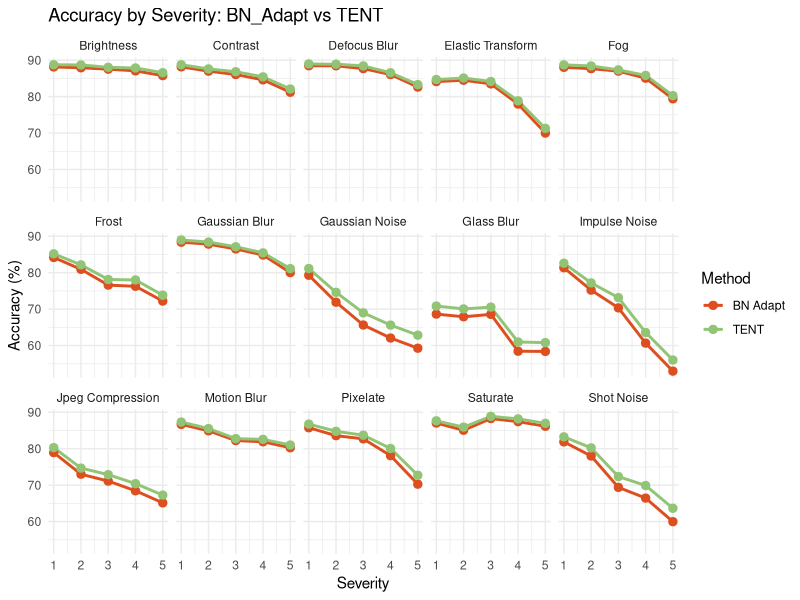
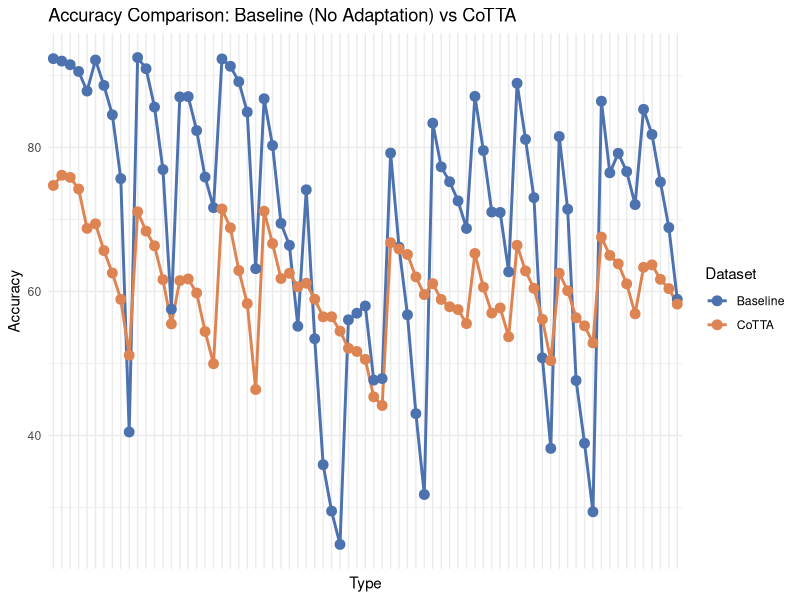
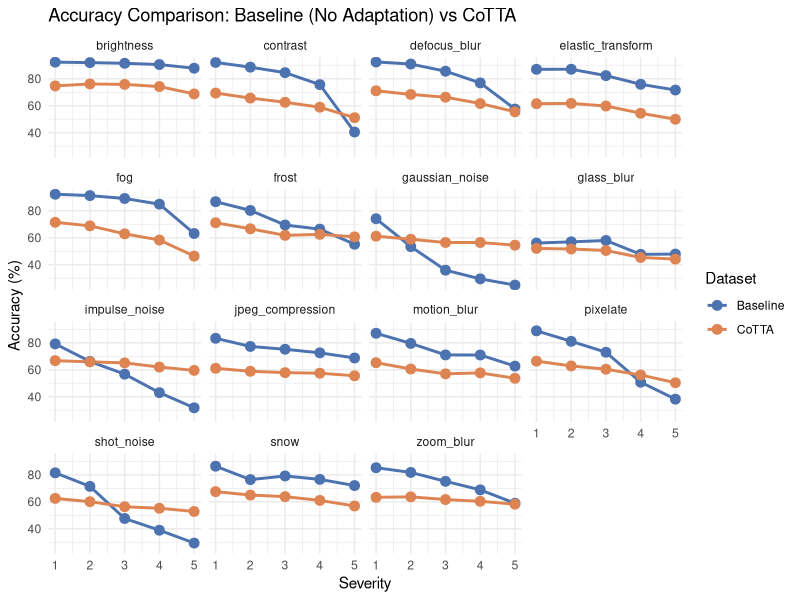
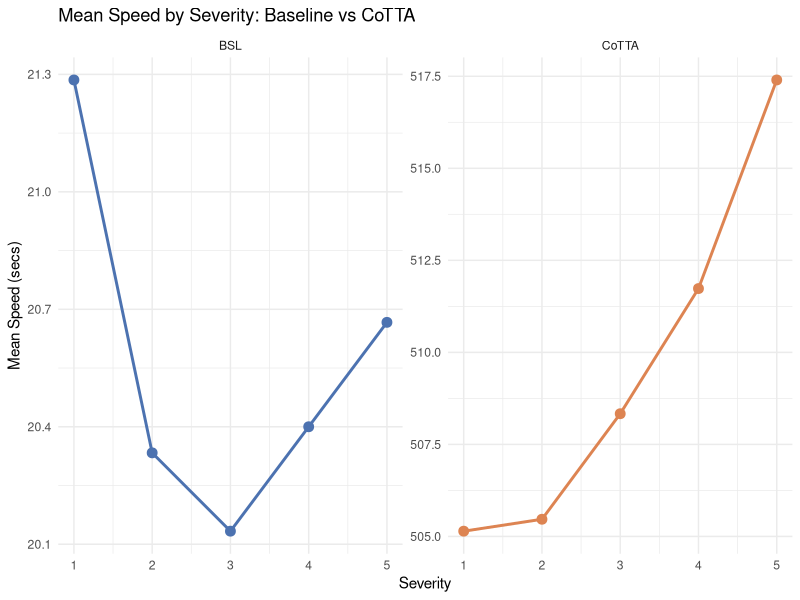
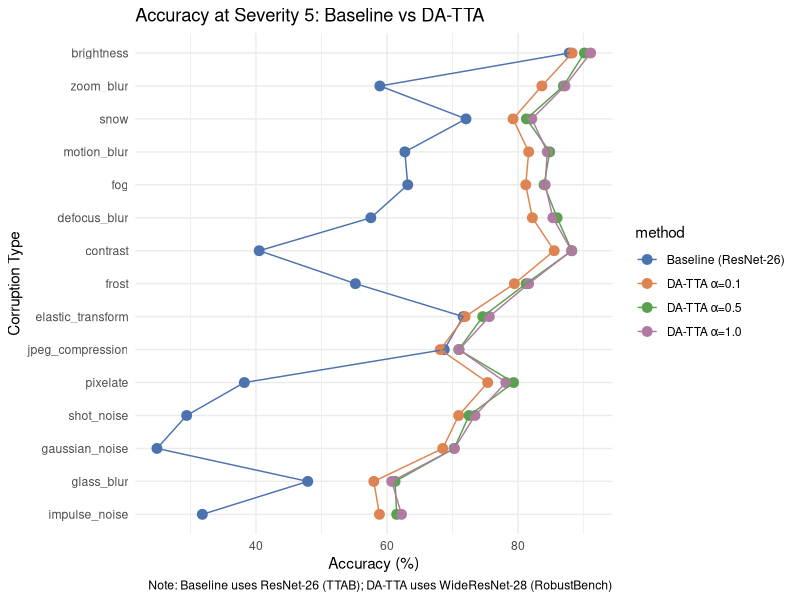
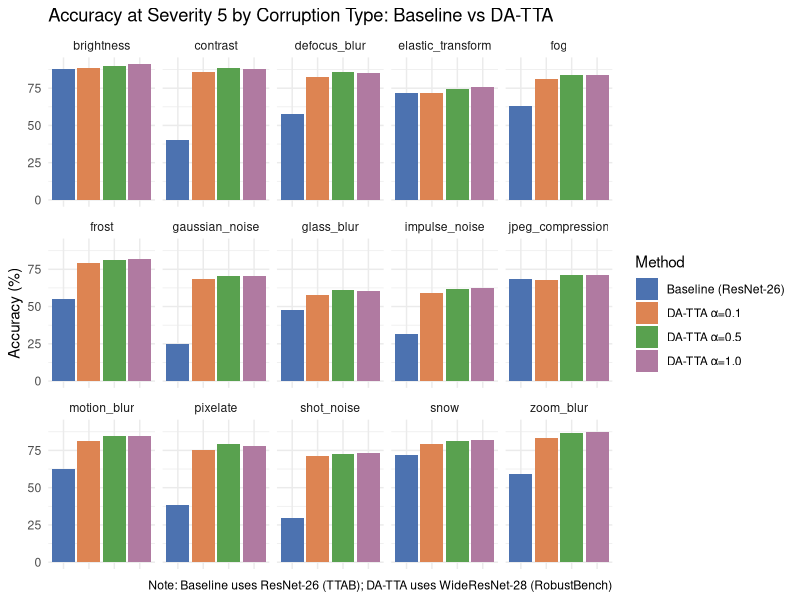
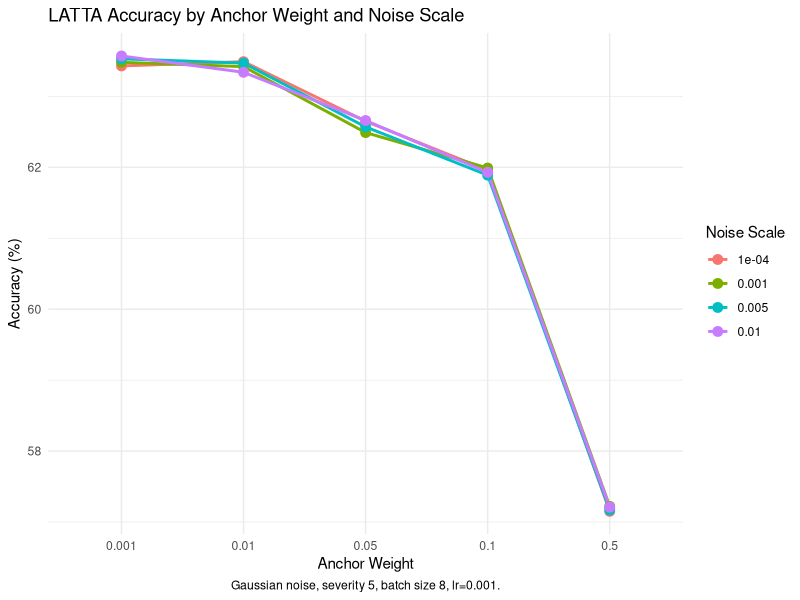
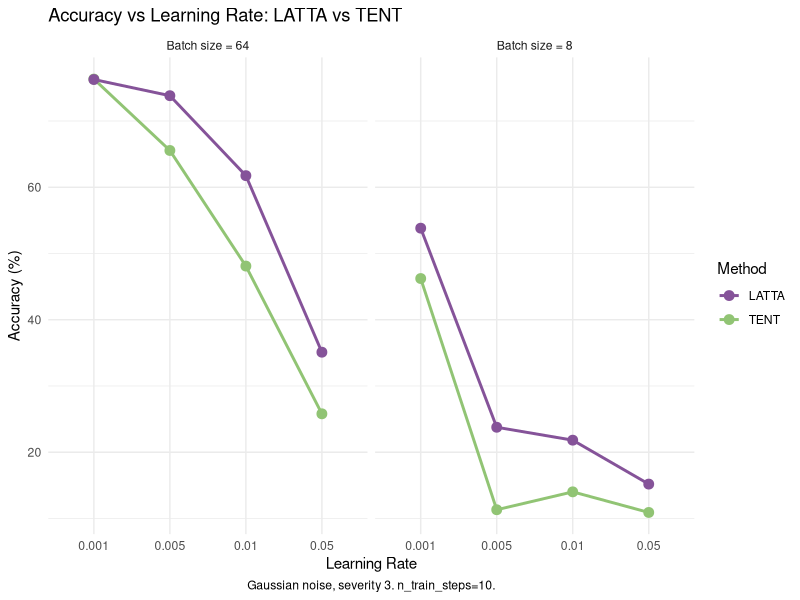

The R script that drew these images, in order:
## ---- chunk 1
library(readxl)
library(ggplot2)
library(dplyr)
library(tidyr)
library(readr)
## ---- chunk 2
bn <- read_csv("bn_adapt.csv") %>% rename(acc = accuracy_top1)
tent <- read_csv("tent.csv") %>% rename(acc = accuracy_top1)

combined_bn_tent <- bind_rows(bn, tent) %>%
  mutate(method = ifelse(adaptation_method == "bn_adapt", "BN Adapt", "TENT"))
## ---- chunk 3
ggplot(combined_bn_tent, aes(x = severity, y = acc, colour = method, group = method)) +
  geom_line(linewidth = 1) +
  geom_point(size = 2.5) +
  facet_wrap(~ corruption_type, ncol = 5) +
  scale_colour_manual(values = c("BN Adapt" = "#de4f1f", "TENT" = "#91c474")) +
  labs(title = "Accuracy by Severity: BN_Adapt vs TENT",
       x = "Severity", y = "Accuracy (%)", colour = "Method") +
  theme_minimal() +
  theme(plot.caption = element_text(hjust = 0.5))
## ---- chunk 4

bsl <- read_excel("TTAB_BASELINE.xlsx")
cotta <- read_excel("TTAB_COTTA.xlsx")

bsl.1 <- bsl
bsl.1$type <- paste(bsl.1$corruption_type,bsl.1$severity)
bsl.1 <- bsl.1 %>% 
  select(type, accuracy_top1) %>% 
  rename(acc = accuracy_top1) %>%
  mutate(dataset = "bsl") 

head(bsl.1)

cotta.1 <- cotta
cotta.1$type <- paste(cotta.1$corruption_type,cotta.1$severity)
cotta.1 <- cotta.1 %>%
  select(type, accuracy_top1) %>% 
  rename(acc = accuracy_top1) %>%
  mutate(dataset = "cotta") 
head(cotta.1)

df1 <- bind_rows(bsl.1, cotta.1)
df1.1 <- bind_rows(bsl.1, cotta.1)%>%
  separate(type, into = c("corruption", "severity"), sep = " ", convert = TRUE)

## ---- chunk 5
ggplot(df1, aes(x = type, y = acc, colour = dataset, group = dataset)) +
  geom_line(linewidth = 1) +
  geom_point(size = 3) +
  scale_colour_manual(
    values = c("bsl" = "#4C72B0", "cotta" = "#DD8452"),
    labels = c("bsl" = "Baseline", "cotta" = "CoTTA")
  ) +
  labs(
    title = "Accuracy Comparison: Baseline (No Adaptation) vs CoTTA",
    x = "Type",
    y = "Accuracy",
    colour = "Dataset"
  ) +
  theme_minimal() +
  theme(axis.text.x = element_blank())
  # theme(axis.text.x = element_text(angle = 45, hjust = 1))

ggplot(df1.1, aes(x = severity, y = acc, colour = dataset, group = dataset)) +
  geom_line(linewidth = 1) +
  geom_point(size = 3) +
  scale_colour_manual(
    values = c("bsl" = "#4C72B0", "cotta" = "#DD8452"),
    labels = c("bsl" = "Baseline", "cotta" = "CoTTA")
  ) +
  facet_wrap(~ corruption) +
  labs(title = "Accuracy Comparison: Baseline (No Adaptation) vs CoTTA",
       x = "Severity", y = "Accuracy (%)", colour = "Dataset") +
  theme_minimal()
## ---- chunk 6
# Combine datasets 
bsl.2 <- bsl %>% 
  rename(acc = accuracy_top1) %>%
  arrange(timestamp) %>%
  mutate(speed = as.numeric(difftime(timestamp, lag(timestamp), units = "secs")),
         dataset = "BSL") %>%
  select(acc, speed, dataset, severity)

cotta.2 <- cotta %>%
  rename(acc = accuracy_top1) %>%
  arrange(timestamp) %>%
  mutate(speed = as.numeric(difftime(timestamp, lag(timestamp), units = "secs")),
         dataset = "CoTTA") %>%
  select(acc, speed, dataset, severity)

df1.2 <- bind_rows(bsl.2, cotta.2)

df_severity <- df1.2 %>%
  filter(!is.na(speed)) %>%
  group_by(dataset, severity) %>%
  summarise(mean_acc = mean(acc), mean_speed = mean(speed), .groups = "drop")

ggplot(df_severity, aes(x = severity, y = mean_speed, colour = dataset, group = dataset)) +
  geom_line(linewidth = 1) +
  geom_point(size = 3) +
  facet_wrap(~ dataset, scales = "free_y") +          # <-- added
  scale_colour_manual(values = c("BSL" = "#4C72B0", "CoTTA" = "#DD8452"),
                      labels = c("BSL" = "Baseline", "CoTTA" = "CoTTA")) +
  labs(title = "Mean Speed by Severity: Baseline vs CoTTA",
       x = "Severity", y = "Mean Speed (secs)",
       colour = "Dataset") +
  theme_minimal() +
  theme(legend.position = "none")                     # <-- legend is redundant with facet labels

## ---- chunk 7
# Filter TTAB baseline to severity 5 only
bsl2 <- bsl %>%
  filter(severity == 5) %>%
  rename(acc = accuracy_top1) %>%
  mutate(method = "Baseline (ResNet-26)")

# Load and combine DA-TTA results
datta_01 <- read_excel("DATTA_results_01.xlsx") %>%
  filter(!is.na(accuracy_top1)) %>%
  rename(acc = accuracy_top1) %>%
  mutate(method = "DA-TTA α=0.1")

datta_05 <- read_excel("DATTA_results_05.xlsx") %>%
  rename(acc = accuracy_top1) %>%
  mutate(method = "DA-TTA α=0.5")

datta_10 <- read_excel("DATTA_results_10.xlsx") %>%
  rename(acc = accuracy_top1) %>%
  mutate(method = "DA-TTA α=1.0")

df2 <- bind_rows(bsl2, datta_01, datta_05, datta_10) %>%
  select(corruption_type, acc, method)
## ---- chunk 8
ggplot(df2, aes(x = reorder(corruption_type, acc), y = acc, colour = method, group = method)) +
  geom_point(size = 3) +
  geom_line() +
  coord_flip() +
  scale_colour_manual(values = c(
    "Baseline (ResNet-26)" = "#4C72B0",
    "DA-TTA α=0.1"        = "#DD8452",
    "DA-TTA α=0.5"        = "#59A14F",
    "DA-TTA α=1.0"        = "#B07AA1"
  )) +
  labs(title = "Accuracy at Severity 5: Baseline vs DA-TTA",
       x = "Corruption Type", y = "Accuracy (%)",
       caption = "Note: Baseline uses ResNet-26 (TTAB); DA-TTA uses WideResNet-28 (RobustBench)") +
  theme_minimal()

ggplot(df2, aes(x = method, y = acc, fill = method)) +
  geom_bar(stat = "identity") +
  facet_wrap(~ corruption_type, ncol = 5) +
  scale_fill_manual(values = c(
    "Baseline (ResNet-26)" = "#4C72B0",
    "DA-TTA α=0.1"        = "#DD8452",
    "DA-TTA α=0.5"        = "#59A14F",
    "DA-TTA α=1.0"        = "#B07AA1"
  )) +
  labs(title = "Accuracy at Severity 5 by Corruption Type: Baseline vs DA-TTA",
       x = NULL, y = "Accuracy (%)", fill = "Method",
       caption = "Note: Baseline uses ResNet-26 (TTAB); DA-TTA uses WideResNet-28 (RobustBench)") +
  theme_minimal() +
  theme(axis.text.x = element_blank(),
        axis.ticks.x = element_blank())
## ---- chunk 9
latta_lr <- read_csv("latta_lr.csv") %>%
  rename(acc = accuracy_top1) %>%
  mutate(
    batch_label = paste0("Batch size = ", batch_size),
    method = adaptation_method
  )

latta_params <- read_csv("latta_param_effects.csv") %>%
  rename(acc = accuracy_top1) %>%
  mutate(noise_scale = factor(latta_noise_scale),
         anchor_weight = factor(latta_anchor_weight))
## ---- chunk 10
ggplot(latta_params, aes(x = anchor_weight, y = acc, colour = noise_scale, group = noise_scale)) +
  geom_line(linewidth = 1) +
  geom_point(size = 3) +
  labs(title = "LATTA Accuracy by Anchor Weight and Noise Scale",
       x = "Anchor Weight", y = "Accuracy (%)", colour = "Noise Scale",
       caption = "Gaussian noise, severity 5, batch size 8, lr=0.001.") +
  theme_minimal() +
  theme(plot.caption = element_text(hjust = 0.5))
## ---- chunk 11
ggplot(latta_lr, aes(x = factor(lr), y = acc, colour = method, group = method)) +
  geom_line(linewidth = 1) +
  geom_point(size = 3) +
  facet_wrap(~ batch_label) +
  scale_colour_manual(values = c("latta" = "#855399", "tent" = "#91c474"),
                      labels = c("latta" = "LATTA", "tent" = "TENT")) +
  labs(
    title = "Accuracy vs Learning Rate: LATTA vs TENT",
    x = "Learning Rate", y = "Accuracy (%)", colour = "Method",
    caption = "Gaussian noise, severity 3. n_train_steps=10."
  ) +
  theme_minimal() +
  theme(plot.caption = element_text(hjust = 0.5))
## ---- chunk 12
eata_lr <- read_csv("eata_lr.csv") %>%
  rename(acc = accuracy_top1) %>%
  group_by(adaptation_method, lr, corruption_type) %>%
  summarise(mean_acc = mean(acc), .groups = "drop")

eata_bs <- read_csv("eata_bs.csv") %>%
  rename(acc = accuracy_top1) %>%
  group_by(adaptation_method, batch_size, corruption_type) %>%
  summarise(mean_acc = mean(acc), .groups = "drop")
## ---- chunk 13
ggplot(eata_lr, aes(x = factor(lr), y = mean_acc, colour = adaptation_method, group = adaptation_method)) +
  geom_line(linewidth = 0.8) +
  geom_point(size = 2) +
  facet_wrap(~ corruption_type) +
  scale_colour_manual(values = c("eata" = "#de8ad4", "sar" = "#13367d", "tent" = "#91c474"),
                      labels = c("eata" = "EATA", "sar" = "SAR", "tent" = "TENT")) +
  labs(title = "Mean Severity Accuracy vs Learning Rate",
       x = "Learning Rate", y = "Mean Accuracy (%)", colour = "Method",
       caption = "CIFAR-10, batch size 64, averaged across severities") +
  theme_minimal() +
  theme(plot.caption = element_text(hjust = 0.5),
        axis.text.x = element_text(angle = 45, hjust = 1))
## ---- chunk 14
ggplot(eata_bs, aes(x = factor(batch_size), y = mean_acc, colour = adaptation_method, group = adaptation_method)) +
  geom_line(linewidth = 1) +
  geom_point(size = 2) +
  facet_wrap(~ corruption_type) +
  scale_colour_manual(values = c("eata" = "#de8ad4", "sar" = "#13367d", "tent" = "#91c474"),
                      labels = c("eata" = "EATA", "sar" = "SAR", "tent" = "TENT")) +
  labs(title = "Mean Severity Accuracy vs Batch Size",
       x = "Batch Size", y = "Mean Accuracy (%)", colour = "Method",
       caption = "CIFAR-10, lr = 0.001, averaged across severities") +
  theme_minimal() +
  theme(plot.caption = element_text(hjust = 0.5),
        axis.text.x = element_text(angle = 45, hjust = 1))
